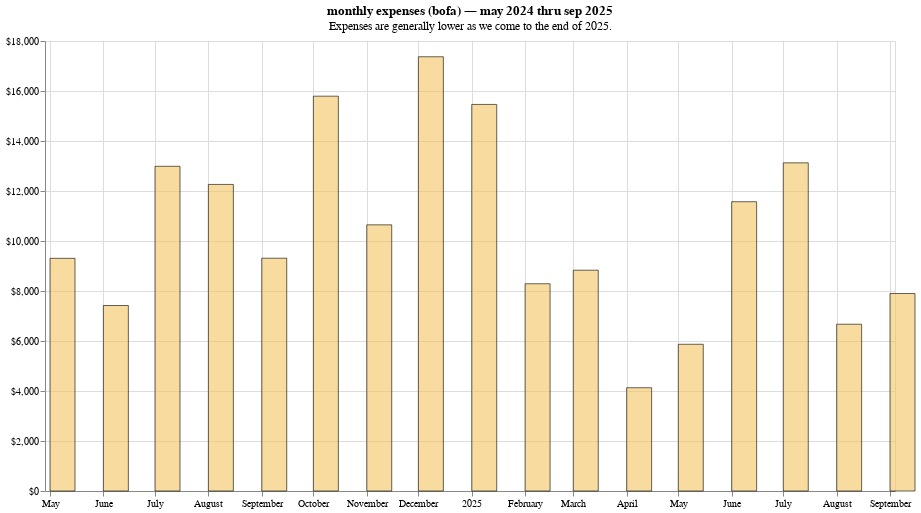

The notebook cell saved with this chart:
### Code cell
monthly_totals = alt.Chart(
    df_monthly,
    title=alt.Title(
        f'monthly expenses (bofa) — may 2024 thru sep 2025',
        subtitle='Expenses are generally lower as we come to the end of 2025.',
    ),
    width=850,
    height=450,
).mark_bar(
    color=base_color,
    stroke='black',
    opacity=base_opacity,
    width=25,
    align='left',
).encode(
    x=alt.X('Month', title=''),
    y=alt.Y('Expenses', title='', axis=alt.Axis(format='$,d')),
    tooltip='custom_tooltip:N',
).transform_calculate(
    custom_tooltip='"$" + datum.Expenses'
)

monthly_totals

### Figure 1 — Vega-Lite specification as saved in the notebook (floating-point values rounded to 4 significant figures)
{"usermeta": {"embedOptions": {"theme": "ggplot2"}}, "config": {"view": {"continuousWidth": 300, "continuousHeight": 300}}, "data": {"name": "data-d9e1e15398686825d2e66ab484fb33ca"}, "mark": {"type": "bar", "align": "left", "color": "#f2c45f", "opacity": 0.6, "stroke": "black", "width": 25}, "encoding": {"tooltip": {"field": "custom_tooltip", "type": "nominal"}, "x": {"field": "Month", "title": "", "type": "temporal"}, "y": {"axis": {"format": "$,d"}, "field": "Expenses", "title": "", "type": "quantitative"}}, "height": 450, "title": {"text": "monthly expenses (bofa) — may 2024 thru sep 2025", "subtitle": "Expenses are generally lower as we come to the end of 2025."}, "transform": [{"calculate": "\"$\" + datum.Expenses", "as": "custom_tooltip"}], "width": 850, "$schema": "https://vega.github.io/schema/vega-lite/v5.20.1.json", "datasets": {"data-d9e1e15398686825d2e66ab484fb33ca": [{"Month": "2024-05-01T00:00:00", "Expenses": 9307.0}, {"Month": "2024-06-01T00:00:00", "Expenses": 7420.0}, {"Month": "2024-07-01T00:00:00", "Expenses": 12990.0}, {"Month": "2024-08-01T00:00:00", "Expenses": 12260.0}, {"Month": "2024-09-01T00:00:00", "Expenses": 9312.0}, {"Month": "2024-10-01T00:00:00", "Expenses": 15790.0}, {"Month": "2024-11-01T00:00:00", "Expenses": 10650.0}, {"Month": "2024-12-01T00:00:00", "Expenses": 17370.0}, {"Month": "2025-01-01T00:00:00", "Expenses": 15460.0}, {"Month": "2025-02-01T00:00:00", "Expenses": 8290.0}, {"Month": "2025-03-01T00:00:00", "Expenses": 8832.0}, {"Month": "2025-04-01T00:00:00", "Expenses": 4132.0}, {"Month": "2025-05-01T00:00:00", "Expenses": 5869.0}, {"Month": "2025-06-01T00:00:00", "Expenses": 11570.0}, {"Month": "2025-07-01T00:00:00", "Expenses": 13130.0}, {"Month": "2025-08-01T00:00:00", "Expenses": 6671.0}, {"Month": "2025-09-01T00:00:00", "Expenses": 7899.0}]}}
